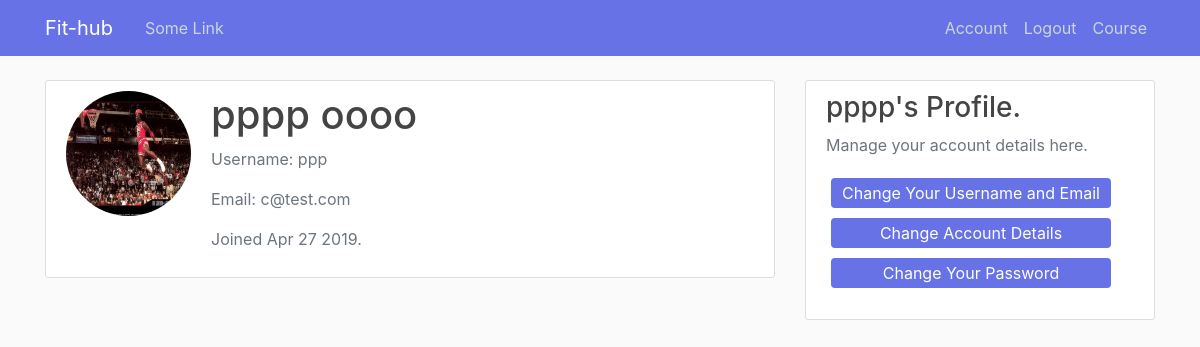
Page /account (signed in) on the committed database.
### main/models.py (models this page shows, shortened)
class User(db.Model, UserMixin):
    id = db.Column(db.Integer, primary_key = True)
    username = db.Column(db.String(20), unique = True, nullable = False)
    first_name = db.Column(db.String(50), unique = False, nullable = False)
    last_name = db.Column(db.String(50), unique = False, nullable = False)
    email = db.Column(db.String(120), unique = True, nullable = False)
    profile_image = db.Column(db.String(20), unique = False, nullable = False, default = 'default_image.jpg')
    password = db.Column(db.String(60), nullable = False)
    date_joined = db.Column(db.String, nullable = False, default = datetime.strftime(datetime.today(), "%b %d %Y"))
    profile = db.relationship('Profile', backref = 'user', lazy = True)
    meal = db.relationship('Meal', backref = 'user', lazy = True)
    posts = db.relationship('Post', backref='author', lazy=True)#lazy=True means db will load the data as neccessary in one go.

### main/routes.py (the view)
@app.route("/account")
@login_required
def account():
    profile_image = url_for('static', filename = 'images/' + current_user.profile_image)
    return render_template('account.html', title = 'Your Account', image_file = profile_image)

### main/models.py (called while the page is built)
@login_manager.user_loader
def load_user(user_id):
    return User.query.get(int(user_id))

### main/templates/account.html (shortened to what this page needs)
{% extends "layout.html" %}
{% block content %}
    <div class="content-section">
      <div class="media">
      <a href="{{ url_for('change_profile_image') }}">
      	<img class="rounded-circle account-img" src="{{ image_file }}">
      </a>
      	<div class="media-body">
      		<h4 class="account-heading">{{ current_user.first_name }} {{ current_user.last_name }}</h4>
      		<p class="text-secondary">Username: {{ current_user.username }}</p>
      		<p class="text-secondary">Email: {{ current_user.email }}</p>
      		<p class="text-secondary">Joined {{ current_user.date_joined }}.</p>
      	</div>
      </div>
    </div>
{% endblock content %}
{% block content1 %}
    <div class="col-md-4">
        <div class="content-section1">
         <h3>{{ current_user.first_name }}'s Profile.</h3>
         <p class='text-muted'>Manage your account details here.
            <ul class="list-group">
              <a href="{{ url_for('change_user') }}" class="button5">
                <span>Change Your Username and Email</span></a>
              <a href="#" class="button5">
                <span>Change Account Details</span></a>
              <a href="{{ url_for('change_password') }}" class="button5">
                <span>Change Your Password</span></a>
            </ul>
         </p>
        </div>
    </div>
{% endblock content1 %}

### main/static/main.css (style rules this page uses)
body { background: #fafafa; color: #333333; margin-top: 5rem; list-style: none; }
h1, h2, h3, h4, h5, h6 { color: #444444; }
ul { padding: 0; list-style-type: none; }
.col-md-4 { position: relative; }
.content-section { background: #ffffff; padding: 10px 20px; border: 1px solid #dddddd; border-radius: 3px; margin-bottom: 20px; }
.content-section1 { background: #ffffff; padding: 10px 20px; border: 1px solid #dddddd; border-radius: 3px; margin-bottom: 20px; position: fixed; width: 350px; }
.account-img { width:125px; height:125px; margin-right: 20px; margin-bottom: 16px; }
.account-heading { font-size: 2.5rem; }
.button5 { display: inline-block; border-radius: 4px; background-color: #6672E5; border: none; color: #FFFFFF; text-align: center; font-size: 16px; padding: 3px; width: 280px; transition: all 0.5s; cursor: pointer; margin: 5px; text-decoration: none; }
.button5 span { cursor: pointer; display: inline-block; position: relative; transition: 0.5s; }
.button5 span:after { content: '\00bb'; position: absolute; opacity: 0; top: 0; right: -20px; transition: 0.5s; }

### rows in the picture
User: first_name "pppp", last_name "oooo", username "ppp", email "c@test.com", date_joined "Apr 27 2019"
